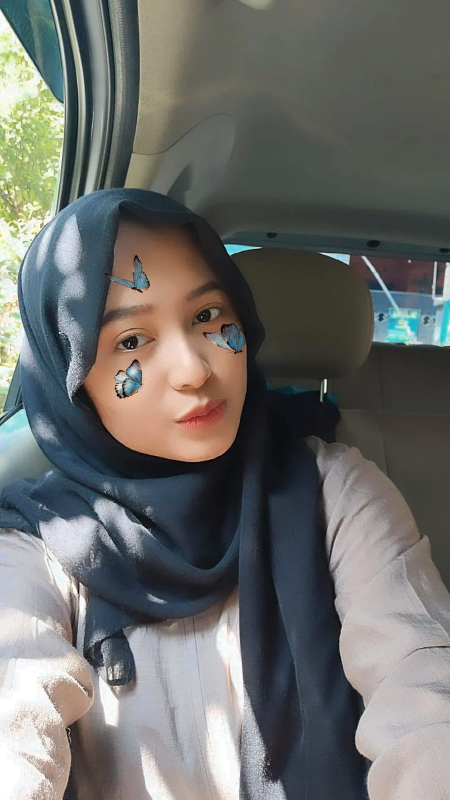
#> input picture 1207070031_Deriz_PCD8/ratri.jpg, 899 x 1599 px (shown at 1/2 size)
$ jupyter execute 'Skala Interpolasi Miring.ipynb'
#> lines starting #> are read from the running program, lines starting #| are printed output that depends on the picture
[cell 1]
import cv2 as cv
import numpy as np
import matplotlib.pyplot as plt
image = cv.imread("ratri.jpg")
#> image is the input picture: shape (1599, 899, 3); mean B, G, R 106.2, 108.9, 108.1
fig, ax = plt.subplots(1, 3, figsize=(16, 8))
# image size being 0.15 times of it's original size
image_scaled = cv.resize(image, None, fx=0.15, fy=0.15)
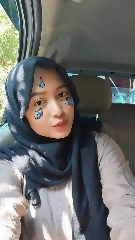
#> image_scaled: shape (240, 135, 3); mean B, G, R 106.1, 108.9, 108
ax[0].imshow(cv.cvtColor(image_scaled, cv.COLOR_BGR2RGB))
ax[0].set_title("Linear Interpolation Scale")
# image size being 2 times of it's original size
image_scaled_2 = cv.resize(image, None, fx=2, fy=2, interpolation=cv.INTER_CUBIC)
ax[1].imshow(cv.cvtColor(image_scaled_2,
cv.COLOR_BGR2RGB))
ax[1].set_title("Cubic Interpolation Scale")
# image size being 0.15 times of it's original size
image_scaled_3 = cv.resize(image, (200, 400), interpolation=cv.INTER_AREA)
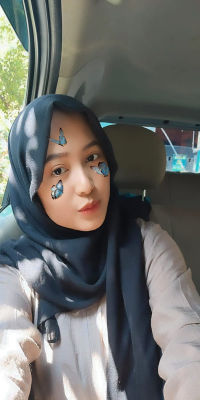
#> image_scaled_3: shape (400, 200, 3); mean B, G, R 106.2, 108.9, 108.1
ax[2].imshow(cv.cvtColor(image_scaled_3, cv.COLOR_BGR2RGB))
ax[2].set_title("Skewed Interpolation Scale")
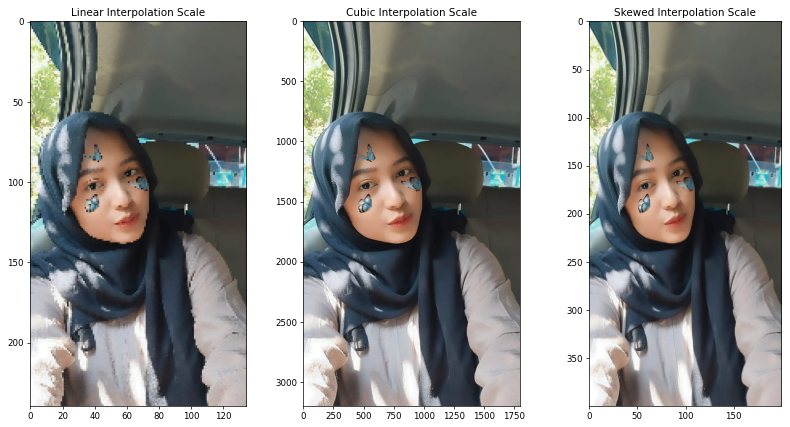
#> figure drawn by matplotlib, 3 panels
